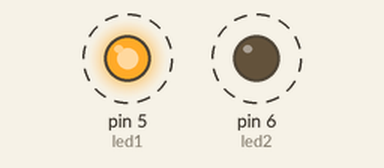
Recording of a sketch running on a simulated Arduino Uno, built with avr-gcc and run on an emulated ATmega328P. Parts: output pins drawn as LEDs (lit = HIGH). Dashed ring = blinking.

Above: at 0.4 s.
Timing chart, 0 to 3.7 s (numbered marks = the images above):
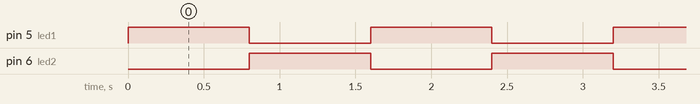

The sketch:

week3_2.ino
```cpp
// led 2°³ Á¡¸ê

int led1 = 5;
int led2 = 6;

void setup()
{
	pinMode(led1, OUTPUT);
	pinMode(led2, OUTPUT);

}
void loop()
{
	digitalWrite(led1, HIGH);
	digitalWrite(led2, LOW);
	delay(800);

	digitalWrite(led1, LOW);
	digitalWrite(led2, HIGH);
	delay(800);

}
```

Measured:
- by itself, pin 5 (led1), pin 6 (led2): alternates HIGH for 0.80 s and LOW for 0.80 s
